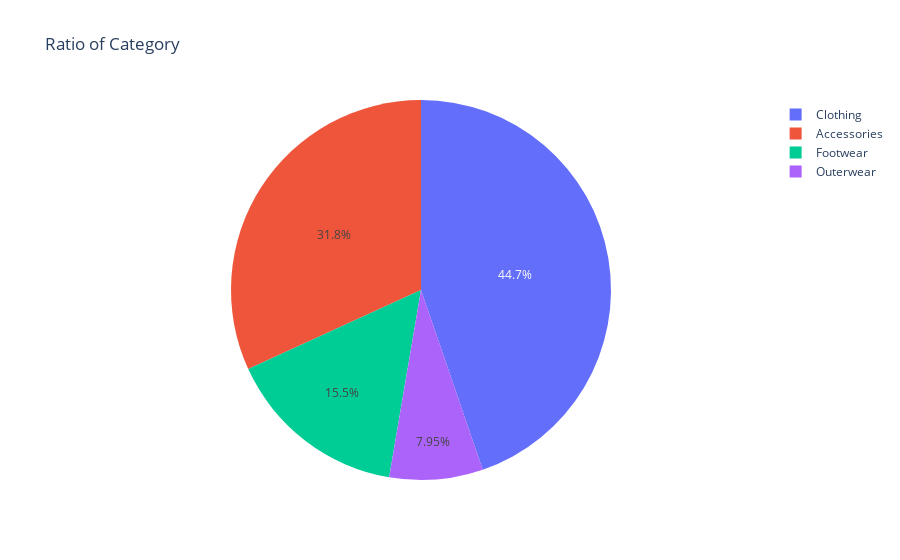

The code cell stored with this chart in its notebook:
### Code cell
fig = px.pie(data, names='Category', values='Purchase Amount (USD)', title='Ratio of Category')
fig.show()

### Figure 1 — Plotly figure (JSON) as saved in the notebook; plotly's stock layout.template omitted (floating-point values rounded to 4 significant figures; data arrays with more than 128 entries replaced by an {"elided": "..."} marker saying what was removed)
{"data": [{"domain": {"x": [0, 1], "y": [0, 1]}, "hovertemplate": "Category=%{label}<br>Purchase Amount (USD)=%{value}<extra></extra>", "labels": {"elided": "3900 str values"}, "legendgroup": "", "name": "", "showlegend": true, "type": "pie", "values": {"elided": "3900 int values"}}], "layout": {"legend": {"tracegroupgap": 0}, "title": {"text": "Ratio of Category"}}}
